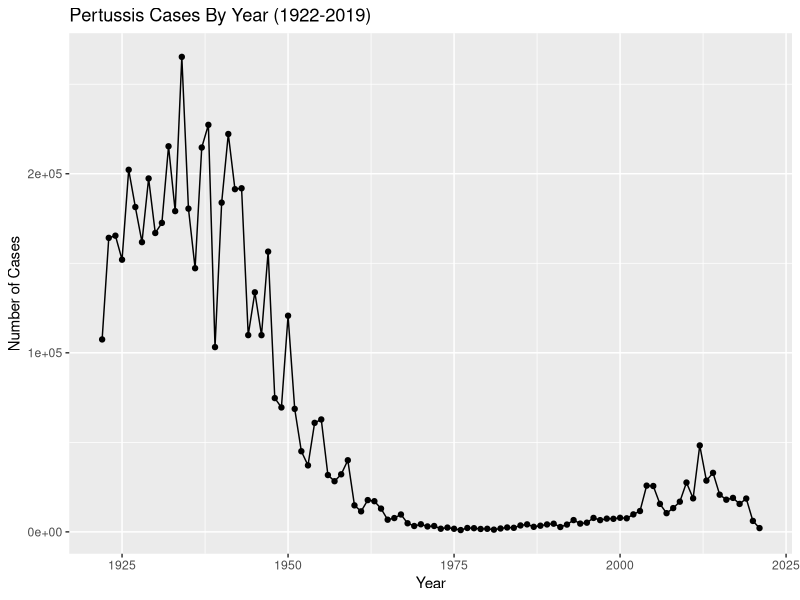
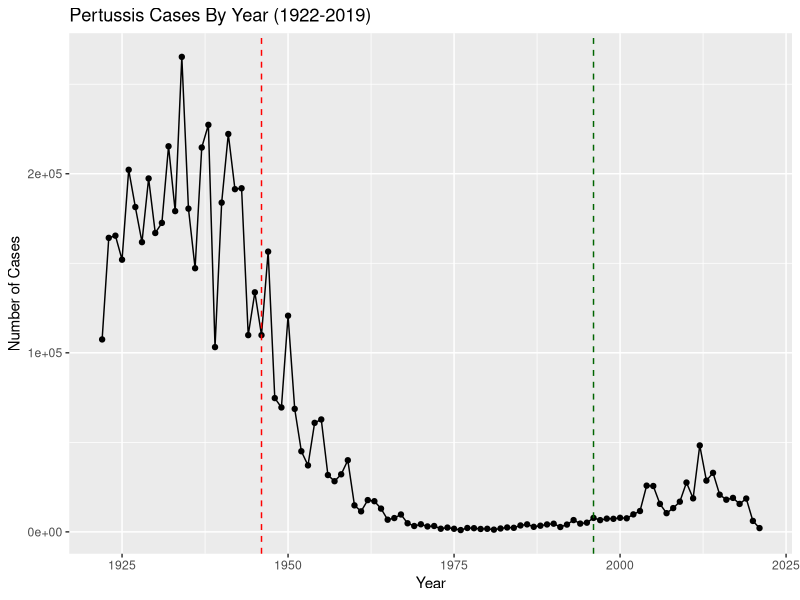

These charts were generated, in order, by the following R code: (Note: this script raises an error after producing the figures.)
## ---- chunk 1
cdc <- data.frame(
                          Year = c(1922L,
                                   1923L,1924L,1925L,1926L,1927L,1928L,
                                   1929L,1930L,1931L,1932L,1933L,1934L,1935L,
                                   1936L,1937L,1938L,1939L,1940L,1941L,
                                   1942L,1943L,1944L,1945L,1946L,1947L,1948L,
                                   1949L,1950L,1951L,1952L,1953L,1954L,
                                   1955L,1956L,1957L,1958L,1959L,1960L,
                                   1961L,1962L,1963L,1964L,1965L,1966L,1967L,
                                   1968L,1969L,1970L,1971L,1972L,1973L,
                                   1974L,1975L,1976L,1977L,1978L,1979L,1980L,
                                   1981L,1982L,1983L,1984L,1985L,1986L,
                                   1987L,1988L,1989L,1990L,1991L,1992L,1993L,
                                   1994L,1995L,1996L,1997L,1998L,1999L,
                                   2000L,2001L,2002L,2003L,2004L,2005L,
                                   2006L,2007L,2008L,2009L,2010L,2011L,2012L,
                                   2013L,2014L,2015L,2016L,2017L,2018L,
                                   2019L,2020L,2021L),
  No..Reported.Pertussis.Cases = c(107473,
                                   164191,165418,152003,202210,181411,
                                   161799,197371,166914,172559,215343,179135,
                                   265269,180518,147237,214652,227319,103188,
                                   183866,222202,191383,191890,109873,
                                   133792,109860,156517,74715,69479,120718,
                                   68687,45030,37129,60886,62786,31732,28295,
                                   32148,40005,14809,11468,17749,17135,
                                   13005,6799,7717,9718,4810,3285,4249,
                                   3036,3287,1759,2402,1738,1010,2177,2063,
                                   1623,1730,1248,1895,2463,2276,3589,
                                   4195,2823,3450,4157,4570,2719,4083,6586,
                                   4617,5137,7796,6564,7405,7298,7867,
                                   7580,9771,11647,25827,25616,15632,10454,
                                   13278,16858,27550,18719,48277,28639,
                                   32971,20762,17972,18975,15609,18617,6124,
                                   2116)
)
cdc
## ---- chunk 2
library(ggplot2)
## ---- chunk 3
ggplot(cdc) +
  aes(Year, No..Reported.Pertussis.Cases) +
  geom_point() +
  geom_line() + 
  labs(x = "Year", y = "Number of Cases", title = "Pertussis Cases By Year (1922-2019)")
## ---- chunk 4
ggplot(cdc) +
  aes(Year, No..Reported.Pertussis.Cases) +
  geom_point() +
  geom_line() + 
  labs(x = "Year", y = "Number of Cases", title = "Pertussis Cases By Year (1922-2019)") + 
  geom_vline(xintercept=1946, linetype = "dashed", color = "red") +
  geom_vline(xintercept=1996, linetype = "dashed", color = "darkgreen")
## ---- chunk 5
library(jsonlite)
## ---- chunk 6
subject <- read_json("https://www.cmi-pb.org/api/subject", simplifyVector = TRUE) 
## ---- chunk 7
head(subject, 3)
## ---- chunk 8
table(subject$infancy_vac)
## ---- chunk 9
table(subject$biological_sex)
## ---- chunk 10
table(subject$race, subject$biological_sex)
## ---- chunk 11
library(lubridate)
## ---- chunk 12
today()
## ---- chunk 13
today() - ymd("2000-01-01")
## ---- chunk 14
time_length( today() - ymd("2000-01-01"),  "years")
## ---- chunk 15
today()
## ---- chunk 16
today() - ymd(subject$year_of_birth)
## ---- chunk 17
time_length( today() - ymd(subject$year_of_birth),  "years")
## ---- chunk 18
subject$age <- today() - ymd(subject$year_of_birth)
subject$age
## ---- chunk 19
library(dplyr)
## ---- chunk 20
ap <- subject %>% filter(infancy_vac == "aP")

round( summary( time_length( ap$age, "years" ) ) )
## ---- chunk 21
wp <- subject %>% filter(infancy_vac == "wP")
round( summary( time_length( wp$age, "years" ) ) )
## ---- chunk 22
int <- ymd(subject$date_of_boost) - ymd(subject$year_of_birth)
age_at_boost <- time_length(int, "year")
head(age_at_boost)
## ---- chunk 23
ggplot(subject) +
  aes(time_length(age, "year"),
      fill=as.factor(infancy_vac)) +
  geom_histogram(show.legend=FALSE) +
  facet_wrap(vars(infancy_vac), nrow=2) +
  xlab("Age in years")
## ---- chunk 24
x <- t.test(time_length( wp$age, "years" ),
       time_length( ap$age, "years" ))

x$p.value
## ---- chunk 25
specimen <- read_json("https://www.cmi-pb.org/api/specimen", simplifyVector = TRUE) 
titer <- read_json("https://www.cmi-pb.org/api/ab_titer", simplifyVector = TRUE) 
## ---- chunk 26
library(dplyr)
## ---- chunk 27
meta <- inner_join(specimen, subject)
dim(meta)
head(meta)
## ---- chunk 28
abdata <- inner_join(titer, meta)
dim(abdata)
## ---- chunk 29
table(abdata$isotype)
## ---- chunk 30
table(dataset)
## ---- chunk 31
igg <- abdata %>% filter(isotype == "IgG")
head(igg)
